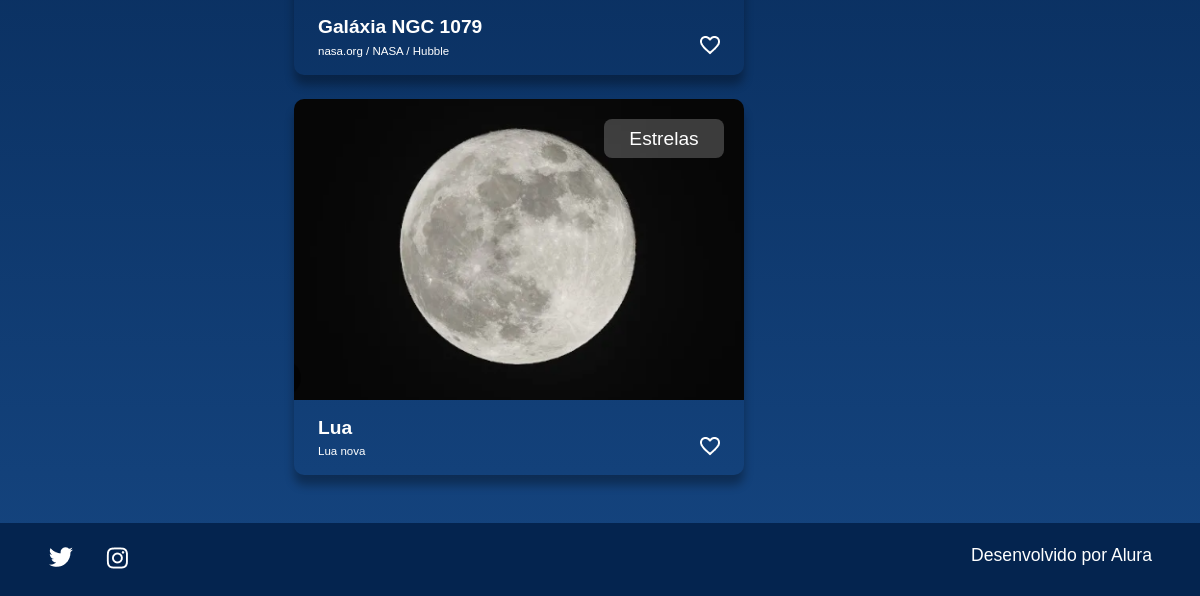
Before: / (lower part) with the older database file.
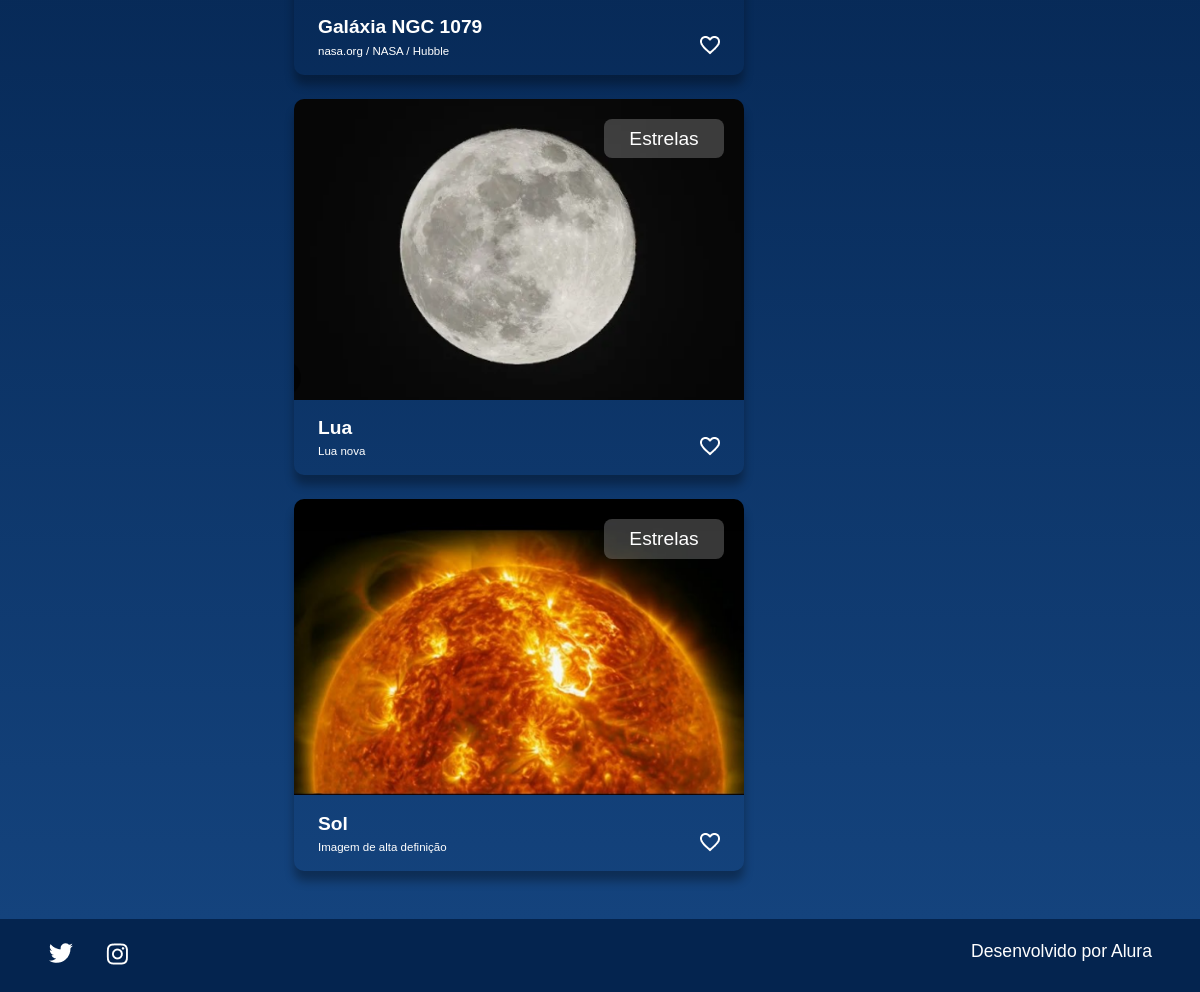
After: the same page with the newer database file.
### galeria/models.py (models this page shows, shortened)
class Fotografia(models.Model):
    OPCOES_CATEGORIA= [
        ('GALÁXIA', 'Galáxia'),
        ('NEBULOSA', 'Nebulosa'),
        ('ESTRELA', 'Estrela'),
        ('PLANETA', 'Planeta'),
    ]
    nome = models.CharField(max_length=100, null=False, blank=False)
    legenda = models.CharField(max_length=150, null=False, blank=False)
    categoria = models.CharField(max_length=100,choices = OPCOES_CATEGORIA,default='')
    descricao = models.TextField(null=False, blank=False)
    foto = models.ImageField(upload_to='fotos/%Y/%m/%d/', blank=True)
    publicada = models.BooleanField(default=False)
    data_fotografia = models.DateTimeField(default=datetime.now,null=False, blank=False)

### galeria/views.py (the view)
# urls.py: path('', index, name = 'index'),
def index(request):
    fotografias = Fotografia.objects.order_by("data_fotografia").filter(publicada=True)
    return render(request, 'galeria/index.html', {"cards": fotografias})

### galeria/templates/galeria/index.html (shortened to what this page needs)
{% extends "galeria/base.html" %}
{% load static %}
{%block content %}
            <section class="conteudo">
                <section class="galeria">
                    <div class="cards">
                        <ul class="cards__lista">
                            {% if cards %}
                            {% for fotografia in cards %}
                            <li class="card">
                                <a href="{% url 'imagem' fotografia.id %}">
                                    {% if fotografia.foto == '' or fotografia.foto == null %}
                                        <img class="card__imagem" src="{% static '/assets/imagens/galeria/not_found.png'%}" alt="foto">
                                    {% else%}
                                        <img class="card__imagem" src="{{fotografia.foto.url}}" alt="foto">
                                    {% endif %}
                                </a>
                               <span class="card__tag">Estrelas</span>
                               <div class="card__info">
                                   <p class="card__titulo">{{fotografia.nome}}</p>
                                   <div class="card__texto">
                                       <p class="card__descricao">{{fotografia.legenda}}</p>
                                       <span>
                                            <img src="{% static '/assets/ícones/1x/favorite_outline.png'%}" alt="ícone de coração">
                                        </span>
                                    </div>
                                </div>
                            </li>
                            {% endfor %}
                            {% else %}
                            <div class="imagem-nao-encontrada">
                                <h2>Nenhuma imagem encontrada</h2>
                            </div>
                            {% endif %}
                        </ul>
                    </div>
                </section>
            </section>
        </main>
    </div>
    {% endblock%}

Changed rows visible on the page:
added Fotografia: foto (picture), nome "Sol", legenda "Imagem de alta definição"
